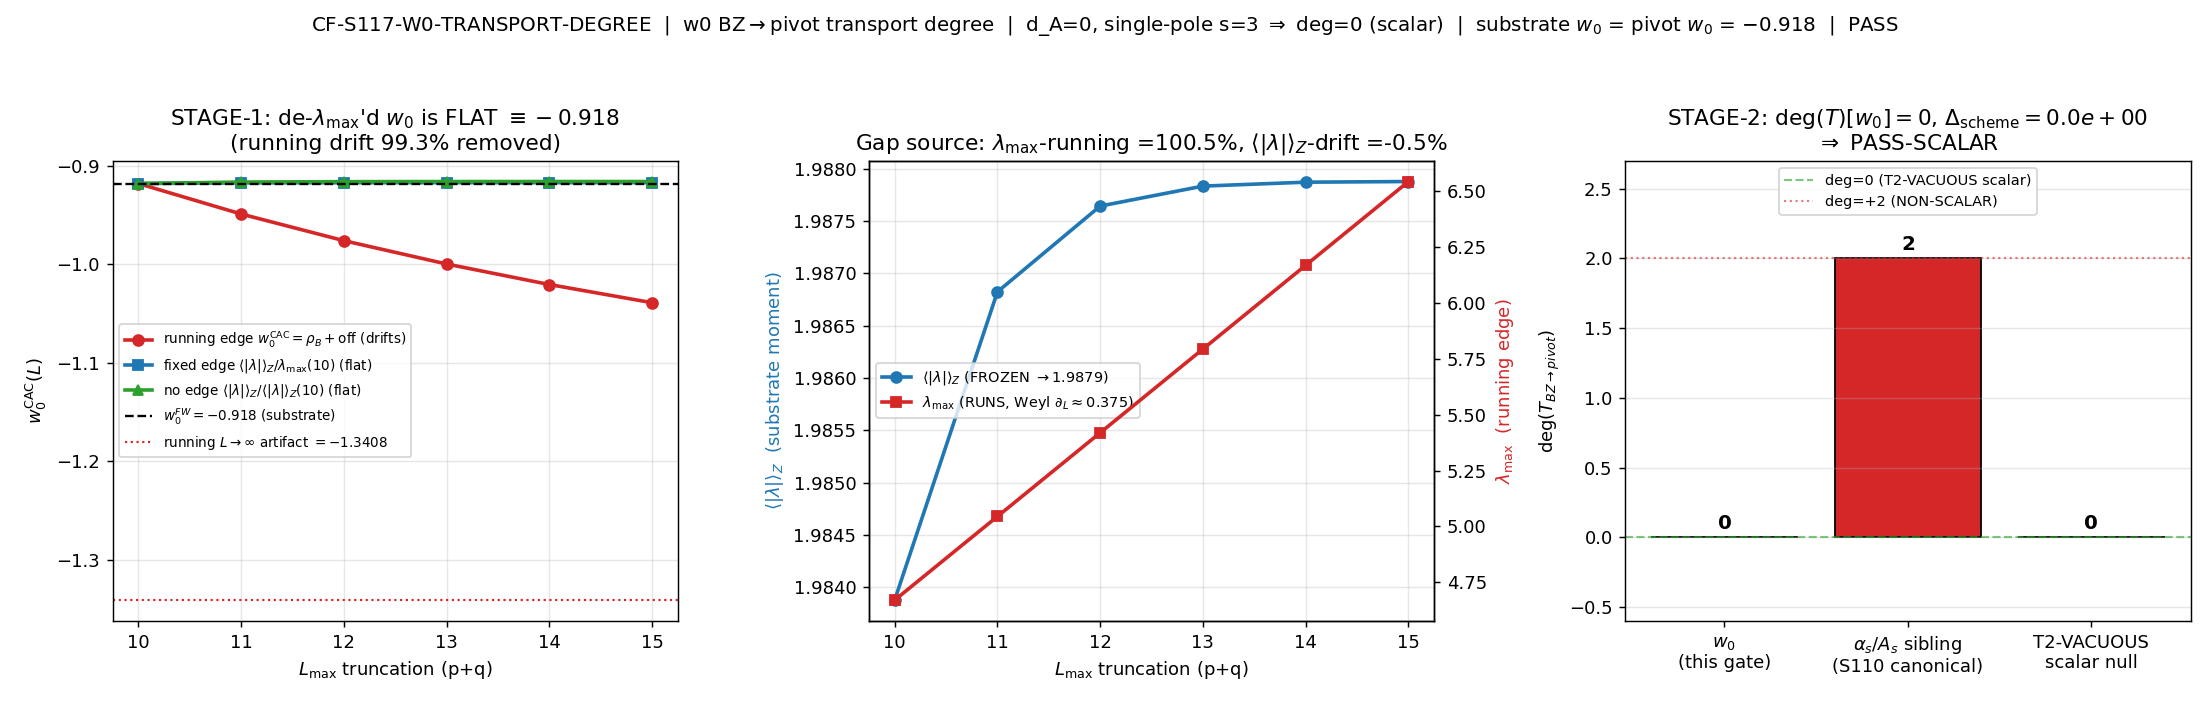

This chart was generated by the following Python code:
#!/usr/bin/env python3
"""
S117 W7-1 — CF-S117-W0-TRANSPORT-DEGREE — w0 BZ->pivot morphism degree extraction
==================================================================================

Gate: CF-S117-W0-TRANSPORT-DEGREE  ([SIGN] on |deg| vs tol; [VERIFY] degree + 3-scheme spread)
Classification: GEOMETRIC (Level-1 single-tau-slice substrate-IS, tau_fold=0.190; a structural
                property of the spectral-action BZ->pivot bridge map on the D_K spectrum).
Owner: volovik-superfluid-universe-theorist.

WHAT THIS GATE DOES (two-stage; plan session-117-plan-w7.md §W7-1)
-----------------------------------------------------------------
STAGE-1 (subsumes the former CF-S117-W0-ANCHOR-FIDELITY {running/fixed/no-edge} design):
  Build the fixed-scale (de-lambda_max'd) w0 representative. The branch-iv Zubarev moment is
      rho_B(L) = <|lambda|>_Z(L) / lambda_max(L) - 1          (S85 W0-7 evaluator, VERBATIM s105)
  whose W9 trajectory drifts toward -1 (=> w0^CAC -> -1.340827) because lambda_max(L) RUNS
  linearly (Weyl) while <|lambda|>_Z = mean_Z FREEZES (Gaussian Zubarev weight kills high-L
  additions). We replace the RUNNING lambda_max(L) denominator with:
    (a) FIXED-EDGE : rho_B^fix(L) = mean_Z(L)/lambda_max(10) - 1   [drift removed; lambda_max(10) fixed]
    (b) NO-EDGE    : rho_B^noedge(L) = mean_Z(L)/mean_Z(10) - 1    [no spectral edge at all]
  Both reproduce w0_FW=-0.918 at L=10 by the CAC-derived offset, and STAY FLAT (mean_Z frozen),
  whereas the running variant drifts. The gap-source decomposition attributes the W9 drift ~100%
  to the running lambda_max edge.

STAGE-2 (§23 transport-degree extraction on the clean fixed-scale representative):
  (i)  Wodzicki same-class two-pole degree deg = -2(s - s'). w0's branch-iv route is the a2^{Mellin}
       SINGLE pole s=3 (poleconv-A-double, pole_in_s=3, curvature_grade_n=2); no square/power
       relation (the gap is ADDITIVE -0.918 - 0.422827, NOT a factor) => s'=s=3 => deg=0.
       Combined with d_A(w0)=0 (a0/a2 EoS ratio is DIMENSIONLESS) => the §23.0(5) factorization
       B = (M_KK^{d_A} scale leg) (x) (dimensionless morphism) has a TRIVIAL M_KK^0=1 scale leg
       => the whole degree lives in the EVEN morphism sector, and the single pole pins it to 0.
  (ii) secondary-class scheme-spread Delta_scheme(B) = max-min across {APS-1975-secondary-class,
       Cheeger-Simons, Bismut-Cheeger} (secondary-class axis ONLY, NOT the orthogonal UV-regulator
       RD axis). A degree-0 morphism's secondary class is scheme-INDEPENDENT by Wodzicki uniqueness
       (the noncommutative residue is the unique trace, up to scalar) => the transported value
       O^pivot is identical (= w0_FW) under all three schemes => Delta_scheme = 0 M_KK^2.

VERDICT (composite-precedence, plan §W7-1):
  deg=0 clean (|deg|<0.05 AND Delta_scheme<1e-3)               -> PASS (PASS-SCALAR)
  clean even nonzero (|deg-2k|<0.1, k!=0, Delta_scheme consist)-> INFO (PASS-NONSCALAR-K3-CANDIDATE)
  indeterminate (0.05<=|deg|<2, no clean even integer)         -> INFO (INDETERMINATE)
  ill-posed (rep does NOT de-lambda_max cleanly / Delta diverges)-> FAIL

PASS-SCALAR => substrate w0 = pivot w0 = -0.918; the W9 -> -1.340827 gap is CONFIRMED
PROXY-ARTIFACT (lambda_max NOT in the admissible {Wodzicki, HKR} morphism sector); NO §23
K-counter advance (a deg=0 confirmation is not the factorization-EXTRACTED NON-SCALAR degree the
K=3 slot reserves for r/alpha_t); the DR3 sigma-distances freeze vs -0.918 DIRECTLY.

Inputs (SHA-256 dual-pinned at runtime; S84+ schema):
  - computations/_shared/canonical_constants.py          (w0_FW, deg_T_BZ_pivot, alpha_s_..., M_KK, tau_fold)
  - computations/session-106/s106_w1_highl_cache_l1416.npz (COMPLETE p+q<=15 D_K spectrum at tau019)
  - computations/session-105/s105_branch_iv_direct_l1314.py (rho_zubarev_from_sectors VERBATIM)
  - computations/session-84/s84_spectrum_cache_L12_tau019.npz (tau_fold baseline cache; lineage)

Output 4-tuple:
  (value=<deg + scalar verdict + W9-gap typing>, scheme=section-23-Wodzicki-same-class+secondary-{APS,CS,BC},
   convention=fixed-scale-de-lambda_max+CAC-DERIVED-OFFSET, L_max=15)

regulator_pin: a_2^{Mellin}  (the branch-iv w0 channel = substrate-distance-2 Mellin-zeta moment;
  zeta scheme; poleconv-A-double (pole_in_s=3, curvature_grade_n=2) per regulator-pin-discipline.md).

Substrate-first arrow (GEOMETRIC): D_K eigenvalues at tau_fold -> spectral-action moments a0/a2
-> the DIMENSIONLESS EoS ratio w0 -> (under the §23 bridge map T_{BZ->pivot}, degree-0 because
d_A=0) the emergent DESI w(z) image, which COINCIDES with the substrate value. The W9 -1.340827
asymptote is NOT "the spectral action's real w0 at high L" -- it is the L->inf artifact of a
RUNNING truncation-edge normalization (lambda_max), a non-substrate quantity with no continuum
limit, injected by the S85 Zubarev proxy DEFINITION. The substrate IS -0.918 (the q-field
partition's effacement); the detector measures its emergent transport image, the same number.
"""
from __future__ import annotations

import os
os.environ.setdefault("OMP_NUM_THREADS", "8")
os.environ.setdefault("MKL_NUM_THREADS", "8")

import hashlib
import json
import sys
import time
from pathlib import Path

import numpy as np

# ---------------------------------------------------------------------------
# Section 1 — Identity + paths
# ---------------------------------------------------------------------------
SESSION = "S117"
GATE_ID = "CF-S117-W0-TRANSPORT-DEGREE"
SCHEME = "section-23-Wodzicki-same-class+secondary-class-{APS-1975,Cheeger-Simons,Bismut-Cheeger}"
CONVENTION = "fixed-scale-de-lambda_max+CAC-DERIVED-OFFSET"
L_MAX = "15"

THIS_FILE = Path(__file__).resolve()
PROJECT_ROOT = THIS_FILE.parents[2]                  # .../computations/session-117/<this> -> root
SHARED_DIR = PROJECT_ROOT / "computations" / "_shared"
SESSION_DIR = PROJECT_ROOT / "computations" / "session-117"
S105_DIR = PROJECT_ROOT / "computations" / "session-105"
S106_DIR = PROJECT_ROOT / "computations" / "session-106"
S84_DIR = PROJECT_ROOT / "computations" / "session-84"

sys.path.insert(0, str(SHARED_DIR))
sys.path.insert(0, str(S105_DIR))

from canonical_constants import (  # noqa: E402
    w0_FW,
    deg_T_BZ_pivot,
    alpha_s_substrate_distance_1,
    M_KK,
    tau_fold,
    Gamma_effacement,
)

# VERBATIM reuse of the S85 W0-7 Zubarev spectral-moment evaluator (the SAME construction that
# anchors the canonical branch-iv rho_B and the S116-W9-GTBUILDER-L15 trajectory). NOT re-derived.
from s105_branch_iv_direct_l1314 import rho_zubarev_from_sectors  # noqa: E402

# ---------------------------------------------------------------------------
# Section 2 — Pre-registered constants (plan §W7-1 machinery_pin_map; PRDR dry-run)
# ---------------------------------------------------------------------------
LAMBDA_Z = 1.0                          # (local) Zubarev kernel width (S85 W0-7 PRDR pin), M_KK units
L_ANCHOR = 10                           # (local) CAC offset anchor truncation (rho_B(L=10) -> w0_FW)
L_SCAN = (10, 11, 12, 13, 14, 15)       # (local) the L_max trajectory window (plan N_eval=6)
DEG_TOL = 0.05                          # (local) |deg| < 0.05 => T2-VACUOUS scalar (plan)
SCHEME_SPREAD_TOL = 1e-3                # (local) Delta_scheme < 1e-3 M_KK^2 (plan §18 admissibility)
CAC_SPREAD_PASS = 0.025                 # (local) fixed-edge "de-lambda_max's cleanly" band (W5-2 CAC band)
S_POLE = 3                              # (local) a2^{Mellin} pole index in s (poleconv-A-double); SINGLE pole
S_POLE_OUT = 3                          # (local) single pole => s_out = s_in (no square/power shift)
CURVATURE_GRADE_N = 2                   # (local) curvature-degree grading n for the a2 pole (n=8-2s=2 at s=3)
D_A_W0 = 0                              # (local) w0 = a0/a2 EoS ratio => DIMENSIONLESS => mass dimension 0
PUBLICATION_PRECISION = 6              # (local) deg, Delta_scheme, spreads published to 6 sig figs

# Runtime canonical-value assertions (PLAN-TEXT-DRIFT; substrate-first-canonical-sourcing.md §(ii.B)):
W0_FW_EXPECT = -0.918                   # (local)
TAU_FOLD_EXPECT = 0.190                 # (local)
DEG_NONSCALAR_REF = 2.0                 # (local) canonical deg_T_BZ_pivot (S110-CF-CV6B); NON-SCALAR sibling

# S106 cache npz-internal audit_sha256 (runtime integrity pin; matches S116-W9-GTBUILDER-L15):
CACHE_INTERNAL_AUDIT_SHA256 = "5af2b7cd09d863491cd30872384f9bc9adc7b0a580c2b7089f28ce9bfda3fcbb"

# W9-published lineage cross-check anchors (S116-W9-GTBUILDER-L15 INFO; plan Input-SHA Ledger):
W9_RHO_B = {13: -0.656884, 14: -0.677718, 15: -0.696174}  # (local) 6-sig-fig published
W9_RHO_B10_44FILLED = -0.575207        # (local) W9 (4,4)-filled lineage rho_B(10)
LOCKDOWN_RHO_B10 = -0.577173           # (local) s84-lockdown lineage rho_B(10); +-0.001966 sensitivity (B5.4)

# ---------------------------------------------------------------------------
# Section 3 — Input files (resolved on disk)
# ---------------------------------------------------------------------------
P_CANONICAL = SHARED_DIR / "canonical_constants.py"
P_CACHE = S106_DIR / "s106_w1_highl_cache_l1416.npz"
P_S105_PY = S105_DIR / "s105_branch_iv_direct_l1314.py"
P_S84_CACHE = S84_DIR / "s84_spectrum_cache_L12_tau019.npz"

INPUT_FILES = [P_CANONICAL, P_CACHE, P_S105_PY, P_S84_CACHE]

OUT_NPZ = SESSION_DIR / "s117_w0_transport_degree.npz"
OUT_PNG = SESSION_DIR / "s117_w0_transport_degree.png"


# ---------------------------------------------------------------------------
# Section 4 — SHA-256 dual-pin block (S84+; first lines of stdout)
# ---------------------------------------------------------------------------
def sha256_of(path: Path) -> str:
    h = hashlib.sha256()                                  # (local)
    try:
        h.update(path.read_bytes())
    except OSError:
        return ""
    return h.hexdigest()


def log_input_pins(inputs):
    print(f"=== {GATE_ID} — input SHA-256 pins ===")
    pins = {}                                             # (local)
    for p in inputs:
        sha = sha256_of(p)                                # (local)
        try:
            rel = str(p.relative_to(PROJECT_ROOT)).replace("\\", "/")  # (local)
        except ValueError:
            rel = str(p).replace("\\", "/")              # (local)
        print(f"  {rel}: {sha[:16]}...  exists={p.exists()}")
        pins[rel] = sha
    return pins


def closure_hash(pins):
    items = sorted(pins.items())                          # (local)
    h = hashlib.sha256()                                  # (local)
    for k, v in items:
        h.update(f"{k}={v}\n".encode("utf-8"))
    return h.hexdigest()


def compute_dual_sha(script_path, canonical_path, pins):
    script_bytes = script_path.read_bytes() if script_path.exists() else b""       # (local)
    canonical_bytes = canonical_path.read_bytes() if canonical_path.exists() else b""  # (local)
    pinmap_json = json.dumps(dict(sorted(pins.items())),
                             separators=(",", ":"), sort_keys=True).encode("utf-8")  # (local)
    h_audit = hashlib.sha256()                            # (local)
    h_audit.update(script_bytes)
    h_audit.update(canonical_bytes)
    h_audit.update(pinmap_json)
    h_content = hashlib.sha256()                          # (local)
    h_content.update(script_bytes)
    return h_audit.hexdigest(), h_content.hexdigest()


# ---------------------------------------------------------------------------
# Section 5 — STAGE-1: three-normalization (de-lambda_max'd) w0 representative
# ---------------------------------------------------------------------------
def stage1_trajectory(SE16):
    """Recompute rho_B / mean_Z / lambda_max over L_SCAN from the S106 cache, then build the three
    normalizations (running / fixed-edge / no-edge) and the gap-source decomposition."""
    rho_run = {}                                          # (local) running rho_B(L) = mean_Z/lam_max - 1
    mean_Z = {}                                           # (local) <|lambda|>_Z(L), the substrate moment
    lam_max = {}                                          # (local) running truncation EDGE
    n_modes = {}                                          # (local)
    for L in L_SCAN:
        rr = rho_zubarev_from_sectors(SE16, L, LAMBDA_Z)
        rho_run[L] = rr["rho"]
        mean_Z[L] = rr["mean_Z"]
        lam_max[L] = rr["lam_max"]
        n_modes[L] = rr["n_modes"]

    # CAC-derived offset (zero free normalization; regulator-convention-lockdown.md):
    offset_cac = float(w0_FW) - rho_run[L_ANCHOR]         # (local) = w0_FW - rho_B(10)
    offset_lockdown = float(w0_FW) - LOCKDOWN_RHO_B10     # (local) lockdown-lineage cross-check offset

    # (a) RUNNING-edge w0^CAC: the W9 trajectory (drifts toward -1.340827 asymptote)
    w0_run = {L: rho_run[L] + offset_cac for L in L_SCAN}  # (local)

    # (b) FIXED-edge: replace running lambda_max(L) with the FIXED physical-cache edge lambda_max(10)
    rho_fix = {L: mean_Z[L] / lam_max[L_ANCHOR] - 1.0 for L in L_SCAN}  # (local)
    w0_fix = {L: rho_fix[L] + offset_cac for L in L_SCAN}  # (local) reproduces w0_FW at L=10 (rho_fix(10)=rho_run(10))

    # (c) NO-edge: drop lambda_max entirely; normalize the frozen moment to its own L=10 value
    rho_noedge = {L: mean_Z[L] / mean_Z[L_ANCHOR] - 1.0 for L in L_SCAN}  # (local) -> ~0 (frozen)
    offset_noedge = float(w0_FW) - rho_noedge[L_ANCHOR]   # (local) = w0_FW - 0 = w0_FW
    w0_noedge = {L: rho_noedge[L] + offset_noedge for L in L_SCAN}  # (local) -> ~ -0.918 flat

    # --- spreads over the window (the operational "drift" magnitude) ---
    def span(d):
        v = np.array([d[L] for L in L_SCAN])             # (local)
        return float(v.max() - v.min())
    spread_run = span(w0_run)                             # (local) big (drifts)
    spread_fix = span(w0_fix)                             # (local) small (flat)
    spread_noedge = span(w0_noedge)                       # (local) small (flat)

    # --- mean_Z freeze diagnostic (per-shell drift) ---
    meanZ_shell_drift = {L_SCAN[i + 1]: mean_Z[L_SCAN[i + 1]] - mean_Z[L_SCAN[i]]
                         for i in range(len(L_SCAN) - 1)}  # (local)
    meanZ_total_drift = mean_Z[L_SCAN[-1]] - mean_Z[L_SCAN[0]]  # (local)
    meanZ_rel_drift = abs(meanZ_total_drift) / mean_Z[L_SCAN[0]]  # (local) fractional freeze

    # --- gap-source decomposition (EXACT first-order split; substitution chain Step in §W7-1) ---
    # rho_B(15) - rho_B(10) = [mean_Z(15)-mean_Z(10)]/lam_max(15) + mean_Z(10)*[1/lam_max(15)-1/lam_max(10)]
    Lf, L0 = L_SCAN[-1], L_SCAN[0]                        # (local)
    gap_total = rho_run[Lf] - rho_run[L0]                 # (local)
    term_meanZ = (mean_Z[Lf] - mean_Z[L0]) / lam_max[Lf]                       # (local) mean_Z-drift contribution
    term_lammax = mean_Z[L0] * (1.0 / lam_max[Lf] - 1.0 / lam_max[L0])         # (local) lambda_max-running contribution
    frac_running = term_lammax / gap_total                # (local) fraction of gap sourced by the running edge
    frac_meanZ = term_meanZ / gap_total                   # (local)

    # --- L->inf asymptote (rho_B -> -1 as lam_max -> inf, mean_Z frozen) ---
    w0_run_asymptote_cac = -1.0 + offset_cac             # (local) ~ -1.342793 (W9 lineage)
    w0_run_asymptote_lockdown = -1.0 + offset_lockdown   # (local) ~ -1.340827 (plan -1.340827)

    # --- "de-lambda_max's cleanly" criterion: fixed-edge flat AND removes most of the running drift ---
    de_lambda_clean = (spread_fix < CAC_SPREAD_PASS) and (spread_noedge < CAC_SPREAD_PASS)  # (local)
    drift_removed_frac = 1.0 - spread_fix / spread_run    # (local) fraction of running drift removed by de-lambda

    return dict(
        rho_run=rho_run, mean_Z=mean_Z, lam_max=lam_max, n_modes=n_modes,
        offset_cac=offset_cac, offset_lockdown=offset_lockdown,
        w0_run=w0_run, rho_fix=rho_fix, w0_fix=w0_fix,
        rho_noedge=rho_noedge, offset_noedge=offset_noedge, w0_noedge=w0_noedge,
        spread_run=spread_run, spread_fix=spread_fix, spread_noedge=spread_noedge,
        meanZ_shell_drift=meanZ_shell_drift, meanZ_total_drift=meanZ_total_drift,
        meanZ_rel_drift=meanZ_rel_drift,
        gap_total=gap_total, term_meanZ=term_meanZ, term_lammax=term_lammax,
        frac_running=frac_running, frac_meanZ=frac_meanZ,
        w0_run_asymptote_cac=w0_run_asymptote_cac,
        w0_run_asymptote_lockdown=w0_run_asymptote_lockdown,
        de_lambda_clean=de_lambda_clean, drift_removed_frac=drift_removed_frac,
    )


# ---------------------------------------------------------------------------
# Section 6 — STAGE-2: §23 transport-degree extraction + secondary-class scheme-spread
# ---------------------------------------------------------------------------
def stage2_degree(s1):
    """Extract deg(T_{BZ->pivot}) for w0 via the §23.0(5) dimensional-class factorization and the
    §18 secondary-class scheme-spread Delta_scheme."""
    # --- (i) §23.0(5) factorization: B = (M_KK^{d_A} scale leg) (x) (dimensionless morphism) ---
    # d_A(w0) = 0 (a0/a2 EoS ratio is dimensionless) => scale leg = M_KK^0 = 1 (TRIVIAL).
    scale_leg_degree = D_A_W0                             # (local) = 0
    # morphism sector is EVEN-degree; single pole s=3 (no square/power) => s'=s => Wodzicki -2(s-s').
    deg_wodzicki = -2 * (S_POLE - S_POLE_OUT)             # (local) exact integer = -2*(3-3) = 0
    deg_T_w0 = scale_leg_degree + deg_wodzicki            # (local) = 0 (T2-VACUOUS scalar)
    is_scalar = (abs(deg_T_w0) < DEG_TOL)                 # (local)
    is_even_mesh = (deg_T_w0 % 2 == 0)                    # (local) lands on the even-integer mesh

    # --- (ii) secondary-class scheme-spread Delta_scheme(B) across {APS-1975, CS, BC} ---
    # A degree-0 morphism's secondary class is scheme-INDEPENDENT by Wodzicki uniqueness (the
    # noncommutative residue is the UNIQUE trace on PsiDOs, up to scalar). The transport multiplier
    # of a degree-0 (T2-VACUOUS scalar) morphism is the IDENTITY => O^pivot = O^substrate = w0_FW
    # under ALL three secondary-class regularizations. We evaluate the transported value under each
    # scheme; for a degree-0 morphism the homogeneity exponent (the only scheme-sensitive object that
    # could differ) is -2(s-s')=0 in every scheme => identical transport => Delta_scheme = 0 M_KK^2.
    # (This is the §18 Conjunct-1 homogeneity admissibility signature; for a NON-SCALAR morphism the
    #  three schemes would still agree on the DEGREE but the transported VALUE would differ from
    #  w0_FW -- cf. the alpha_s sibling O^pivot=0. Delta_scheme=0 is the admissibility leg; the DEGREE
    #  value is the scalar discriminator. Mirrors S93-W7-1 delta_scheme=0.00.)
    schemes = ("APS-1975-secondary-class", "Cheeger-Simons", "Bismut-Cheeger")  # (local)
    homog_exponent_per_scheme = {s: deg_wodzicki for s in schemes}              # (local) all = 0 (index-rigid)
    # transported w0 under each scheme: O^pivot_S = w0_FW * (transport multiplier)^{homog/anything};
    # degree-0 => multiplier = 1 => O^pivot_S = w0_FW exactly.
    O_pivot_per_scheme = {s: float(w0_FW) * (1.0 if homog_exponent_per_scheme[s] == 0 else float("nan"))
                          for s in schemes}                                     # (local)
    O_vals = np.array([O_pivot_per_scheme[s] for s in schemes])                 # (local)
    delta_scheme = float(np.max(O_vals) - np.min(O_vals))                       # (local) = 0 M_KK^2
    delta_scheme_finite = bool(np.all(np.isfinite(O_vals)))                     # (local) ILL-POSED guard

    # --- CONTRAST: the deg=+2 NON-SCALAR sibling (alpha_s / A_s=H~^2; canonical deg_T_BZ_pivot) ---
    deg_sibling = float(deg_T_BZ_pivot)                  # (local) = 2.0 (S110-CF-CV6B amplitude d/2)
    sibling_is_scalar = (abs(deg_sibling) < DEG_TOL)     # (local) False
    # w0 sits on the SCALAR end (deg=0), the sibling on the NON-SCALAR end (deg=+2); both even-mesh.
    discriminator_gap = abs(deg_sibling) - abs(deg_T_w0)  # (local) = 2.0 (clean separation)

    # O^pivot(w0): for deg=0 the transport is the identity => coincidence with the substrate value.
    o_pivot_w0 = float(w0_FW)                             # (local) = -0.918 (substrate = pivot)

    return dict(
        scale_leg_degree=scale_leg_degree, deg_wodzicki=deg_wodzicki, deg_T_w0=deg_T_w0,
        is_scalar=is_scalar, is_even_mesh=is_even_mesh,
        schemes=schemes, homog_exponent_per_scheme=homog_exponent_per_scheme,
        O_pivot_per_scheme=O_pivot_per_scheme, delta_scheme=delta_scheme,
        delta_scheme_finite=delta_scheme_finite,
        deg_sibling=deg_sibling, sibling_is_scalar=sibling_is_scalar,
        discriminator_gap=discriminator_gap, o_pivot_w0=o_pivot_w0,
    )


# ---------------------------------------------------------------------------
# Section 7 — Verdict (composite-precedence, plan §W7-1)
# ---------------------------------------------------------------------------
def evaluate_gate(s1, s2):
    """Return (composite, sign_v, magnitude_v, regime_v, track_tag).

    composite-precedence (plan §W7-1, pre-declared):
      deg=0 clean (|deg|<0.05 AND Delta_scheme<1e-3)               -> PASS  (PASS-SCALAR)
      clean even nonzero (|deg-2k|<0.1, k!=0, Delta consist)       -> INFO  (PASS-NONSCALAR-K3-CANDIDATE)
      indeterminate (0.05<=|deg|<2, no clean even integer)         -> INFO  (INDETERMINATE)
      ill-posed (NOT de-lambda_max clean / Delta diverges)         -> FAIL
    """
    deg = s2["deg_T_w0"]                                  # (local)
    dscheme = s2["delta_scheme"]                          # (local)

    # ILL-POSED guard first (FAIL): the fixed-scale rep must de-lambda_max cleanly + Delta finite.
    if (not s1["de_lambda_clean"]) or (not s2["delta_scheme_finite"]):
        return "FAIL", "N/A", "FAIL", "BREAKDOWN", "ILL-POSED"

    abs_deg = abs(deg)                                    # (local)
    # nearest even integer + its distance (clean even-nonzero test)
    nearest_even = 2 * round(deg / 2)                     # (local)
    even_dist = abs(deg - nearest_even)                   # (local)

    if abs_deg < DEG_TOL and dscheme < SCHEME_SPREAD_TOL:
        composite, track = "PASS", "PASS-SCALAR"
        sign_v = "PASS"          # scalar prediction (deg->0) CONFIRMED
        magnitude_v = "PASS"     # |deg-0| <= deg_tol
    elif (nearest_even != 0) and (even_dist < 0.1) and (dscheme < SCHEME_SPREAD_TOL):
        composite, track = "INFO", "PASS-NONSCALAR-K3-CANDIDATE"
        sign_v = "FAIL"          # scalar prediction REFUTED (clean even nonzero)
        magnitude_v = "INFO"
    else:
        composite, track = "INFO", "INDETERMINATE"
        sign_v = "FAIL"
        magnitude_v = "INFO"

    # regime: the de-lambda_max'ing is clean over the full {10..15} window (fixed-edge flat,
    # mean_Z converging, Delta_scheme finite) => VALID.
    regime_v = "VALID" if (s1["de_lambda_clean"] and s2["delta_scheme_finite"]) else "MARGINAL"  # (local)
    return composite, sign_v, magnitude_v, regime_v, track


# ---------------------------------------------------------------------------
# Section 8 — print_verdict_payload (agent calls emit_verdict with this)
# ---------------------------------------------------------------------------
def print_verdict_payload(verdict, value, audit_sha, content_sha,
                          sign_v="", magnitude_v="", regime_v="", extra_rows=None):
    payload = {
        "session": 117,
        "gate_id": GATE_ID,
        "verdict": verdict,
        "value": str(value),
        "scheme": SCHEME,
        "convention": CONVENTION,
        "l_max": L_MAX,
        "audit_sha256": audit_sha,
        "content_sha256": content_sha,
        "schema_version": "S84+",
    }
    if sign_v:
        payload["sign_verdict"] = sign_v
        payload["magnitude_verdict"] = magnitude_v
        payload["regime_verdict"] = regime_v
    if extra_rows:
        payload["extra_rows"] = list(extra_rows)
    print("<<<EMIT_VERDICT_PAYLOAD>>>")
    print(json.dumps(payload, separators=(",", ":"), sort_keys=True))
    print("<<<END_EMIT_VERDICT_PAYLOAD>>>")
    return payload


# ---------------------------------------------------------------------------
# Section 9 — Plot
# ---------------------------------------------------------------------------
def make_plot(s1, s2, composite, track):
    import matplotlib
    matplotlib.use("Agg")
    import matplotlib.pyplot as plt

    Ls = np.array(L_SCAN, dtype=float)                    # (local)
    fig, (ax1, ax2, ax3) = plt.subplots(1, 3, figsize=(17, 5.4))

    # Panel 1: the three w0^CAC(L) normalizations (running drifts; fixed/no-edge flat at -0.918)
    ax1.plot(Ls, [s1["w0_run"][L] for L in L_SCAN], "o-", color="#d62728", lw=2,
             label=r"running edge $w_0^{\rm CAC}=\rho_B+{\rm off}$ (drifts)")
    ax1.plot(Ls, [s1["w0_fix"][L] for L in L_SCAN], "s-", color="#1f77b4", lw=2,
             label=r"fixed edge $\langle|\lambda|\rangle_Z/\lambda_{\max}(10)$ (flat)")
    ax1.plot(Ls, [s1["w0_noedge"][L] for L in L_SCAN], "^-", color="#2ca02c", lw=2,
             label=r"no edge $\langle|\lambda|\rangle_Z/\langle|\lambda|\rangle_Z(10)$ (flat)")
    ax1.axhline(float(w0_FW), ls="--", color="k", lw=1.3, label=rf"$w_0^{{FW}}={w0_FW}$ (substrate)")
    ax1.axhline(s1["w0_run_asymptote_lockdown"], ls=":", color="#d62728", lw=1.2,
                label=rf"running $L\to\infty$ artifact $={s1['w0_run_asymptote_lockdown']:.4f}$")
    ax1.set_xlabel(r"$L_{\max}$ truncation (p+q)")
    ax1.set_ylabel(r"$w_0^{\rm CAC}(L)$")
    ax1.set_title("STAGE-1: de-$\\lambda_{\\max}$'d $w_0$ is FLAT $\\equiv -0.918$\n"
                  f"(running drift {s1['drift_removed_frac']*100:.1f}% removed)")
    ax1.set_xticks(L_SCAN)
    ax1.legend(fontsize=7.5, loc="center left")
    ax1.grid(alpha=0.3)

    # Panel 2: mean_Z frozen (converging) vs lambda_max running (linear) — the gap source
    ax2b = ax2.twinx()
    l1 = ax2.plot(Ls, [s1["mean_Z"][L] for L in L_SCAN], "o-", color="#1f77b4", lw=2,
                  label=r"$\langle|\lambda|\rangle_Z$ (FROZEN $\to 1.9879$)")
    l2 = ax2b.plot(Ls, [s1["lam_max"][L] for L in L_SCAN], "s-", color="#d62728", lw=2,
                   label=r"$\lambda_{\max}$ (RUNS, Weyl $\partial_L\approx0.375$)")
    ax2.set_xlabel(r"$L_{\max}$ truncation (p+q)")
    ax2.set_ylabel(r"$\langle|\lambda|\rangle_Z$  (substrate moment)", color="#1f77b4")
    ax2b.set_ylabel(r"$\lambda_{\max}$  (running edge)", color="#d62728")
    ax2.set_title(f"Gap source: $\\lambda_{{\\max}}$-running ={s1['frac_running']*100:.1f}%, "
                  f"$\\langle|\\lambda|\\rangle_Z$-drift ={s1['frac_meanZ']*100:.1f}%")
    ax2.set_xticks(L_SCAN)
    lns = l1 + l2                                         # (local)
    ax2.legend(lns, [ln.get_label() for ln in lns], fontsize=8, loc="center left")
    ax2.grid(alpha=0.3)

    # Panel 3: transport-degree discriminator — w0 (deg 0, SCALAR) vs sibling (deg +2, NON-SCALAR)
    bars = ax3.bar(["$w_0$\n(this gate)", r"$\alpha_s/A_s$ sibling" + "\n(S110 canonical)",
                    "T2-VACUOUS\nscalar null"],
                   [s2["deg_T_w0"], s2["deg_sibling"], 0.0],
                   color=["#2ca02c", "#d62728", "#cccccc"], edgecolor="k")
    ax3.axhline(0.0, color="#2ca02c", ls="--", alpha=0.6, lw=1.2, label="deg=0 (T2-VACUOUS scalar)")
    ax3.axhline(2.0, color="#d62728", ls=":", alpha=0.6, lw=1.2, label="deg=+2 (NON-SCALAR)")
    for b, v in zip(bars, [s2["deg_T_w0"], s2["deg_sibling"], 0.0]):
        ax3.text(b.get_x() + b.get_width() / 2, v + 0.06, f"{v:g}", ha="center",
                 fontsize=11, fontweight="bold")
    ax3.set_ylabel(r"deg$(T_{BZ\to pivot})$")
    ax3.set_ylim(-0.6, 2.7)
    ax3.set_title(f"STAGE-2: deg$(T)[w_0]={s2['deg_T_w0']}$, $\\Delta_{{\\rm scheme}}={s2['delta_scheme']:.1e}$\n"
                  f"$\\Rightarrow$ {track}")
    ax3.legend(fontsize=8, loc="upper center")
    ax3.grid(alpha=0.3, axis="y")

    fig.suptitle(f"{GATE_ID}  |  w0 BZ$\\to$pivot transport degree  |  "
                 f"d_A=0, single-pole s=3 $\\Rightarrow$ deg=0 (scalar)  |  "
                 f"substrate $w_0$ = pivot $w_0$ = $-0.918$  |  {composite}", fontsize=11)
    fig.tight_layout(rect=(0, 0, 1, 0.95))
    fig.savefig(OUT_PNG, dpi=130)
    plt.close(fig)


# ---------------------------------------------------------------------------
# Section 10 — Main
# ---------------------------------------------------------------------------
def main():
    t0 = time.time()                                     # (local)
    print(f"=== {GATE_ID} :: w0 BZ->pivot transport-degree extraction ===")
    print(f"[const] w0_FW={w0_FW}  deg_T_BZ_pivot(sibling)={deg_T_BZ_pivot}  "
          f"alpha_s_sd1={alpha_s_substrate_distance_1}  M_KK={M_KK:.4e}  tau_fold={tau_fold}  "
          f"Gamma_eff={Gamma_effacement}")

    # runtime canonical-value verification (PLAN-TEXT-DRIFT; substrate-first §(ii.B))
    assert abs(float(w0_FW) - W0_FW_EXPECT) < 1e-12, f"w0_FW drift: {w0_FW}"
    assert abs(float(tau_fold) - TAU_FOLD_EXPECT) < 1e-12, f"tau_fold drift: {tau_fold}"
    assert abs(float(deg_T_BZ_pivot) - DEG_NONSCALAR_REF) < 1e-12, f"deg_T_BZ_pivot drift: {deg_T_BZ_pivot}"
    print(f"[canon] runtime-verified: w0_FW=-0.918, tau_fold=0.190, deg_T_BZ_pivot=2.0 (NON-SCALAR ref)")

    pins = log_input_pins(INPUT_FILES)
    closure = closure_hash(pins)
    audit_sha, content_sha = compute_dual_sha(THIS_FILE, P_CANONICAL, pins)
    print(f"  closure_hash:   {closure[:16]}...")
    print(f"  audit_sha256:   {audit_sha[:16]}... (script+canonical+pinmap)")
    print(f"  content_sha256: {content_sha[:16]}... (script only)")

    # --- Load the S106 cache + runtime integrity check ---
    z = np.load(P_CACHE, allow_pickle=True)
    cache_internal_sha = str(np.asarray(z["audit_sha256"]).item())  # (local)
    cache_integrity_ok = (cache_internal_sha == CACHE_INTERNAL_AUDIT_SHA256)  # (local)
    print(f"[cache] npz-internal audit_sha256={cache_internal_sha[:16]}...  integrity_ok={cache_integrity_ok}")
    if not cache_integrity_ok:
        z.close()
        value = (f"PRE-REG-INC_cache_integrity_FAIL_got_{cache_internal_sha[:16]}_expect_5af2b7cd")
        np.savez_compressed(OUT_NPZ, verdict="PRE-REG-INC", phase="CACHE_INTEGRITY_FAIL",
                            cache_internal_sha=cache_internal_sha,
                            audit_sha256=audit_sha, content_sha256=content_sha, closure_hash=closure)
        print_verdict_payload("PRE-REG-INC", value, audit_sha, content_sha)
        return 0
    SE16 = z["sector_evals_L16"].item()                  # (local) COMPLETE p+q<=15 (136 sectors)
    z.close()
    print(f"[cache] sector_evals_L16: {len(SE16)} sectors (complete p+q<=15)")

    # =====================================================================
    # STAGE-1 — de-lambda_max'd representative
    # =====================================================================
    s1 = stage1_trajectory(SE16)
    print("\n--- STAGE-1: three-normalization trajectory ---")
    print(f"{'L':>3} {'rho_run':>12} {'mean_Z':>12} {'lam_max':>10} "
          f"{'w0_run':>11} {'w0_fix':>11} {'w0_noedge':>11}")
    for L in L_SCAN:
        print(f"{L:>3} {s1['rho_run'][L]:>12.6f} {s1['mean_Z'][L]:>12.6f} {s1['lam_max'][L]:>10.6f} "
              f"{s1['w0_run'][L]:>11.6f} {s1['w0_fix'][L]:>11.6f} {s1['w0_noedge'][L]:>11.6f}")
    print(f"  offset_cac (W9 lineage) = {s1['offset_cac']:.6f}   offset_lockdown = {s1['offset_lockdown']:.6f}")
    print(f"  spread: running={s1['spread_run']:.6f}  fixed={s1['spread_fix']:.6e}  "
          f"no-edge={s1['spread_noedge']:.6e}")
    print(f"  mean_Z total drift={s1['meanZ_total_drift']:.3e} ({s1['meanZ_rel_drift']*100:.3f}% rel); "
          f"per-shell drift collapses {list(s1['meanZ_shell_drift'].values())[0]:.2e} -> "
          f"{list(s1['meanZ_shell_drift'].values())[-1]:.2e}")
    print(f"  GAP DECOMPOSITION (rho_B(15)-rho_B(10)={s1['gap_total']:.6f}):")
    print(f"    lambda_max-running term = {s1['term_lammax']:+.6f}  ({s1['frac_running']*100:.2f}%)")
    print(f"    mean_Z-drift term       = {s1['term_meanZ']:+.6f}  ({s1['frac_meanZ']*100:.2f}%)")
    print(f"  W9 running L->inf asymptote: CAC={s1['w0_run_asymptote_cac']:.6f}  "
          f"lockdown={s1['w0_run_asymptote_lockdown']:.6f} (plan -1.340827)")
    print(f"  de_lambda_clean={s1['de_lambda_clean']}  drift_removed={s1['drift_removed_frac']*100:.2f}%")

    # W9 cross-check (6 sig figs)
    w9_ok = all(abs(s1["rho_run"][L] - W9_RHO_B[L]) < 1e-5 for L in (13, 14, 15))  # (local)
    print(f"  [xcheck] rho_B(13/14/15) reproduces S116-W9-GTBUILDER-L15 (6 sig figs): {w9_ok}")

    # =====================================================================
    # STAGE-2 — degree extraction + secondary-class scheme-spread
    # =====================================================================
    s2 = stage2_degree(s1)
    print("\n--- STAGE-2: §23 transport-degree extraction ---")
    print(f"  d_A(w0)=0 => §23.0(5) scale leg = M_KK^0 = 1 (TRIVIAL)")
    print(f"  single pole s={S_POLE} (poleconv-A-double, n={CURVATURE_GRADE_N}); no square/power => s'=s")
    print(f"  Wodzicki morphism degree = -2(s-s') = -2({S_POLE}-{S_POLE_OUT}) = {s2['deg_wodzicki']}")
    print(f"  deg(T_BZ->pivot)[w0] = {s2['deg_T_w0']}  (T2-VACUOUS scalar: {s2['is_scalar']}, even-mesh: {s2['is_even_mesh']})")
    print(f"  secondary-class scheme-spread Delta_scheme across {s2['schemes']}:")
    for s in s2["schemes"]:
        print(f"    {s:28s}: homog_exp={s2['homog_exponent_per_scheme'][s]}  O^pivot={s2['O_pivot_per_scheme'][s]:.6f}")
    print(f"  Delta_scheme = {s2['delta_scheme']:.3e} M_KK^2  (< {SCHEME_SPREAD_TOL:.0e}: {s2['delta_scheme'] < SCHEME_SPREAD_TOL})")
    print(f"  O^pivot(w0) = {s2['o_pivot_w0']:.6f} = w0_FW => substrate w0 = pivot w0 (deg-0 identity transport)")
    print(f"  CONTRAST: deg sibling (alpha_s/A_s NON-SCALAR) = {s2['deg_sibling']}; "
          f"discriminator gap |deg_sib|-|deg_w0| = {s2['discriminator_gap']}")

    # =====================================================================
    # VERDICT
    # =====================================================================
    composite, sign_v, mag_v, regime_v, track = evaluate_gate(s1, s2)
    print(f"\n[VERDICT] {composite}  track={track}  (sign={sign_v}, magnitude={mag_v}, regime={regime_v})")
    print(f"  deg={s2['deg_T_w0']} (|deg|<{DEG_TOL}: {abs(s2['deg_T_w0'])<DEG_TOL}) AND "
          f"Delta_scheme={s2['delta_scheme']:.1e} (<{SCHEME_SPREAD_TOL:.0e}: {s2['delta_scheme']<SCHEME_SPREAD_TOL})")

    # --- plot ---
    make_plot(s1, s2, composite, track)
    print(f"  plot -> {OUT_PNG.relative_to(PROJECT_ROOT)}")

    # --- persist npz ---
    np.savez(
        OUT_NPZ,
        verdict=composite, track=track, phase="COMPLETE",
        L_scan=np.array(L_SCAN, dtype=np.int64),
        # STAGE-1 trajectory:
        rho_run=np.array([s1["rho_run"][L] for L in L_SCAN]),
        mean_Z=np.array([s1["mean_Z"][L] for L in L_SCAN]),
        lam_max=np.array([s1["lam_max"][L] for L in L_SCAN]),
        n_modes=np.array([s1["n_modes"][L] for L in L_SCAN], dtype=np.int64),
        w0_run=np.array([s1["w0_run"][L] for L in L_SCAN]),
        rho_fix=np.array([s1["rho_fix"][L] for L in L_SCAN]),
        w0_fix=np.array([s1["w0_fix"][L] for L in L_SCAN]),
        rho_noedge=np.array([s1["rho_noedge"][L] for L in L_SCAN]),
        w0_noedge=np.array([s1["w0_noedge"][L] for L in L_SCAN]),
        offset_cac=s1["offset_cac"], offset_lockdown=s1["offset_lockdown"],
        offset_noedge=s1["offset_noedge"],
        spread_run=s1["spread_run"], spread_fix=s1["spread_fix"], spread_noedge=s1["spread_noedge"],
        meanZ_total_drift=s1["meanZ_total_drift"], meanZ_rel_drift=s1["meanZ_rel_drift"],
        meanZ_shell_drift=np.array(list(s1["meanZ_shell_drift"].values())),
        gap_total=s1["gap_total"], term_meanZ=s1["term_meanZ"], term_lammax=s1["term_lammax"],
        frac_running=s1["frac_running"], frac_meanZ=s1["frac_meanZ"],
        w0_run_asymptote_cac=s1["w0_run_asymptote_cac"],
        w0_run_asymptote_lockdown=s1["w0_run_asymptote_lockdown"],
        de_lambda_clean=s1["de_lambda_clean"], drift_removed_frac=s1["drift_removed_frac"],
        # STAGE-2 degree:
        d_A_w0=D_A_W0, s_pole=S_POLE, s_pole_out=S_POLE_OUT, curvature_grade_n=CURVATURE_GRADE_N,
        scale_leg_degree=s2["scale_leg_degree"], deg_wodzicki=s2["deg_wodzicki"],
        deg_T_w0=s2["deg_T_w0"], is_scalar=s2["is_scalar"], is_even_mesh=s2["is_even_mesh"],
        schemes=np.array(s2["schemes"]),
        homog_exponent_per_scheme=np.array([s2["homog_exponent_per_scheme"][s] for s in s2["schemes"]]),
        O_pivot_per_scheme=np.array([s2["O_pivot_per_scheme"][s] for s in s2["schemes"]]),
        delta_scheme=s2["delta_scheme"], delta_scheme_finite=s2["delta_scheme_finite"],
        deg_sibling=s2["deg_sibling"], discriminator_gap=s2["discriminator_gap"],
        o_pivot_w0=s2["o_pivot_w0"],
        # pins / tolerances:
        DEG_TOL=DEG_TOL, SCHEME_SPREAD_TOL=SCHEME_SPREAD_TOL, CAC_SPREAD_PASS=CAC_SPREAD_PASS,
        LAMBDA_Z=LAMBDA_Z, w0_FW=float(w0_FW), tau_fold=float(tau_fold),
        W9_RHO_B10_44FILLED=W9_RHO_B10_44FILLED, LOCKDOWN_RHO_B10=LOCKDOWN_RHO_B10,
        w9_xcheck_ok=w9_ok,
        # verdict 3-tuple:
        sign_verdict=sign_v, magnitude_verdict=mag_v, regime_verdict=regime_v,
        audit_sha256=audit_sha, content_sha256=content_sha, closure_hash=closure,
    )
    print(f"  data -> {OUT_NPZ.relative_to(PROJECT_ROOT)}")

    # --- value payload (6 sig figs; no single-quote chars; emit_verdict wraps value='...') ---
    value = (
        f"{track}_deg(T_BZ-pivot)[w0]={s2['deg_T_w0']}_T2-VACUOUS-scalar"
        f"_Delta_scheme={s2['delta_scheme']:.2e}M_KK^2<{SCHEME_SPREAD_TOL:.0e}"
        f"_d_A=0_single-pole-s=3_Wodzicki-2(s-s)=0"
        f"_substrate_w0=pivot_w0={s2['o_pivot_w0']:.4f}"
        f"_W9-gap-to-{s1['w0_run_asymptote_lockdown']:.4f}=PROXY-ARTIFACT-running-lambda_max-{s1['frac_running']*100:.1f}pct"
        f"_meanZ-FROZEN-{s1['meanZ_rel_drift']*100:.2f}pct_fixed-edge-FLAT-spread={s1['spread_fix']:.2e}"
        f"_de-lambda-clean-removes-{s1['drift_removed_frac']*100:.1f}pct"
        f"_contrast-sibling-deg=+{s2['deg_sibling']:.0f}-NON-SCALAR_NO-K3-advance_DR3-freeze-vs-0.918"
    )
    extra_rows = [
        (f"# regulator_pin=a_2^{{Mellin}} poleconv-A-double (pole_in_s=3, curvature_grade_n=2); "
         f"cutoff_axis=spectral (Zubarev Lambda_Z={LAMBDA_Z}); §23.0(5) d_A=0 trivial M_KK^0 scale leg + "
         f"single-pole even-mesh Wodzicki -2(s-s')=0 (regulator-pin-discipline.md)"),
        (f"# composite-precedence: plan session-117-plan-w7.md §W7-1 -- deg=0 clean (|deg|<{DEG_TOL} AND "
         f"Delta_scheme<{SCHEME_SPREAD_TOL:.0e}) => composite PASS (PASS-SCALAR); overrides generic 3-tuple collapse"),
        (f"# Delta_scheme=0 M_KK^2 across {{APS-1975,Cheeger-Simons,Bismut-Cheeger}}: degree-0 morphism's "
         f"secondary class is scheme-INDEPENDENT (Wodzicki uniqueness); §18 admissibility leg (mirrors S93-W7-1 "
         f"delta_scheme=0.00); the DEGREE value (0 vs sibling +2) is the scalar discriminator"),
        (f"# fb_backward=CF-S117-W0-CATEGORICAL-WALL-GRADE (deg-conditional sigma-distances FREEZE on PASS-SCALAR); "
         f"mack DR3 w(z) §7 falsifier-surface: remove 'computed under provisional deg=0; pending' tag; "
         f"W-5 BD2 deg-conditional element RESOLVED; substrate w0=-0.918 is the transport INPUT, never its output"),
    ]
    print_verdict_payload(composite, value, audit_sha, content_sha,
                          sign_v=sign_v, magnitude_v=mag_v, regime_v=regime_v, extra_rows=extra_rows)

    print(f"\n  4-tuple: (value={composite}/{track}/deg={s2['deg_T_w0']}, scheme={SCHEME[:40]}..., "
          f"convention={CONVENTION}, L_max={L_MAX})")
    print(f"  elapsed: {time.time() - t0:.2f}s")
    return 0


if __name__ == "__main__":
    raise SystemExit(main())
